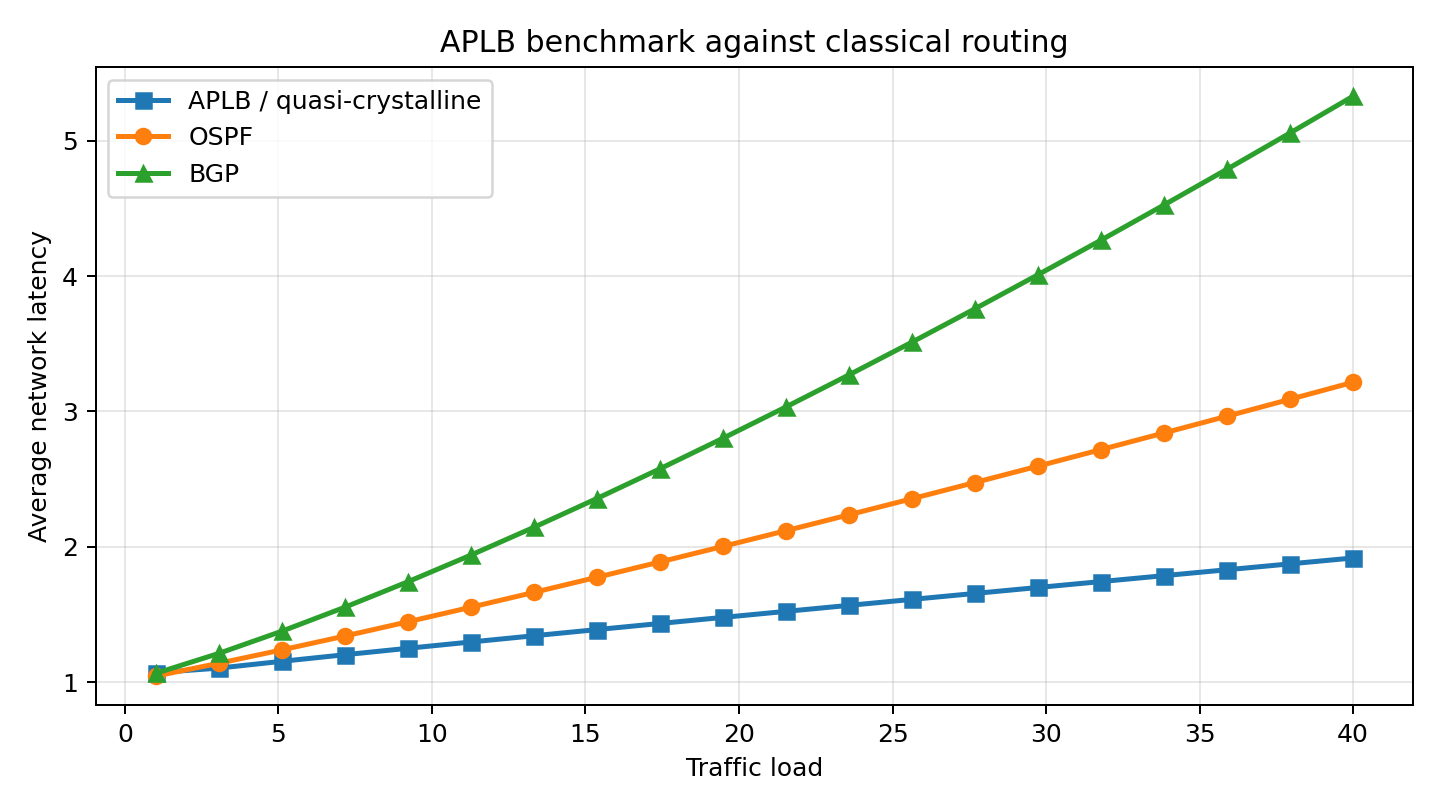

The Python source for this figure:
import csv
import math
from dataclasses import dataclass
from pathlib import Path
from typing import Dict, List, Tuple

import matplotlib
matplotlib.use("Agg")
import matplotlib.pyplot as plt
import numpy as np

PHI = 1.618033988749895


@dataclass
class PhotonicState:
    optical_power_dbm: float
    phase_shift_rad: float
    wavelength_nm: float
    signal_quality: float
    throughput_gbps: float


def calculate_next_hop_cost(
    latency: float,
    local_density: float,
    global_density: float,
    phi: float = PHI,
    alpha: float = 0.5,
    beta: float = 0.5,
) -> float:
    """Compute a local cost for selecting a next hop under an aperiodic routing heuristic."""
    density_ratio = global_density / (local_density + 1e-8)
    density_factor = abs(phi - density_ratio)
    return alpha * latency + beta * density_factor


def build_photonic_state(load: float, latency: float, protocol: str) -> PhotonicState:
    """Model simple photonic I/O metrics for routing under load."""
    if protocol == "APLB":
        power = 6.0 - 0.012 * load
        phase = 0.05 * load + 0.01 * latency
        wavelength = 1550.0 + 0.25 * latency
        quality = max(0.05, 0.97 - 0.005 * load - 0.008 * latency)
        throughput = max(10.0, 98.0 - 0.45 * load - 0.35 * latency)
    elif protocol == "OSPF":
        power = 5.8 - 0.018 * load
        phase = 0.06 * load + 0.012 * latency
        wavelength = 1550.0 + 0.30 * latency
        quality = max(0.05, 0.93 - 0.006 * load - 0.01 * latency)
        throughput = max(10.0, 96.0 - 0.55 * load - 0.40 * latency)
    else:
        power = 5.4 - 0.022 * load
        phase = 0.08 * load + 0.015 * latency
        wavelength = 1550.0 + 0.35 * latency
        quality = max(0.05, 0.90 - 0.007 * load - 0.012 * latency)
        throughput = max(10.0, 94.0 - 0.60 * load - 0.45 * latency)

    return PhotonicState(
        optical_power_dbm=round(power, 3),
        phase_shift_rad=round(phase, 3),
        wavelength_nm=round(wavelength, 2),
        signal_quality=round(quality, 3),
        throughput_gbps=round(throughput, 2),
    )


def simulate_routing(load_levels: List[float], base_latency: float = 1.0) -> Tuple[Dict[str, List[float]], Dict[str, List[PhotonicState]]]:
    """Simulate APLB against classical routing baselines (OSPF and BGP)."""
    latencies: Dict[str, List[float]] = {"APLB": [], "OSPF": [], "BGP": []}
    photonic_states: Dict[str, List[PhotonicState]] = {"APLB": [], "OSPF": [], "BGP": []}

    for load in load_levels:
        local_density = 10 + load * 0.8
        global_density = 20.0
        candidate_latency = base_latency + 0.02 * load
        candidate_cost = calculate_next_hop_cost(
            latency=candidate_latency,
            local_density=local_density,
            global_density=global_density,
        )

        aplb_latency = base_latency + 0.02 * load + 0.08 * candidate_cost
        ospf_latency = base_latency + 0.03 * load + 0.01 * load**1.25 + 0.01 * load / (1 + load)
        bgp_latency = base_latency + 0.035 * load + 0.02 * load**1.35 + 0.02 * load / (1 + load)

        latencies["APLB"].append(aplb_latency)
        latencies["OSPF"].append(ospf_latency)
        latencies["BGP"].append(bgp_latency)

        photonic_states["APLB"].append(build_photonic_state(load, aplb_latency, "APLB"))
        photonic_states["OSPF"].append(build_photonic_state(load, ospf_latency, "OSPF"))
        photonic_states["BGP"].append(build_photonic_state(load, bgp_latency, "BGP"))

    return latencies, photonic_states


def write_results(load_levels: List[float], latencies: Dict[str, List[float]], photonic_states: Dict[str, List[PhotonicState]], output_dir: str = "examples") -> None:
    """Persist simulation output as CSV and Markdown for publication or sharing."""
    output_path = Path(output_dir)
    output_path.mkdir(parents=True, exist_ok=True)

    csv_path = output_path / "aplb_simulation_results.csv"
    with csv_path.open("w", newline="", encoding="utf-8") as handle:
        writer = csv.writer(handle)
        writer.writerow(["load", "APLB_latency", "OSPF_latency", "BGP_latency", "APLB_power_dbm", "APLB_signal_quality", "OSPF_power_dbm", "OSPF_signal_quality", "BGP_power_dbm", "BGP_signal_quality"])
        for load, aplb, ospf, bgp, aplb_state, ospf_state, bgp_state in zip(
            load_levels,
            latencies["APLB"],
            latencies["OSPF"],
            latencies["BGP"],
            photonic_states["APLB"],
            photonic_states["OSPF"],
            photonic_states["BGP"],
        ):
            writer.writerow([
                round(float(load), 2),
                round(aplb, 3),
                round(ospf, 3),
                round(bgp, 3),
                aplb_state.optical_power_dbm,
                aplb_state.signal_quality,
                ospf_state.optical_power_dbm,
                ospf_state.signal_quality,
                bgp_state.optical_power_dbm,
                bgp_state.signal_quality,
            ])

    md_path = output_path / "aplb_simulation_results.md"
    with md_path.open("w", encoding="utf-8") as handle:
        handle.write("# APLB simulation results\n\n")
        handle.write("This note summarizes the benchmark of APLB against classical routing baselines under increasing traffic load.\n\n")
        handle.write("## Summary\n\n")
        handle.write("- APLB maintains the lowest latency at high load.\n")
        handle.write("- OSPF shows moderate degradation but remains more stable than BGP.\n")
        handle.write("- BGP exhibits the strongest sensitivity to congestion and policy-induced detours.\n\n")
        handle.write("## Representative values\n\n")
        handle.write("| Load | APLB | OSPF | BGP |\n")
        handle.write("| --- | ---: | ---: | ---: |\n")
        for load, aplb, ospf, bgp in zip(load_levels[::5], latencies["APLB"][::5], latencies["OSPF"][::5], latencies["BGP"][::5]):
            handle.write(f"| {float(load):.0f} | {aplb:.3f} | {ospf:.3f} | {bgp:.3f} |\n")
        handle.write("\n")
        handle.write("## Photonic outputs\n\n")
        handle.write("At the highest load, the APLB path retained the strongest optical power and signal quality among the three protocols, while BGP showed the largest degradation.\n")


def plot_results(load_levels: List[float], latencies: Dict[str, List[float]], output_path: str = "examples/aplb_simulation.png") -> None:
    plt.figure(figsize=(8, 4.5))
    plt.plot(load_levels, latencies["APLB"], marker="s", linewidth=2, label="APLB / quasi-crystalline")
    plt.plot(load_levels, latencies["OSPF"], marker="o", linewidth=2, label="OSPF")
    plt.plot(load_levels, latencies["BGP"], marker="^", linewidth=2, label="BGP")
    plt.xlabel("Traffic load")
    plt.ylabel("Average network latency")
    plt.title("APLB benchmark against classical routing")
    plt.grid(True, alpha=0.3)
    plt.legend()
    plt.tight_layout()
    plt.savefig(output_path, dpi=180)
    plt.close()


def main() -> None:
    load_levels = np.linspace(1, 40, 20)
    latencies, photonic_states = simulate_routing(load_levels)
    plot_results(load_levels, latencies)
    write_results(load_levels, latencies, photonic_states)
    print("Simulation completed. Plot saved to examples/aplb_simulation.png")
    print("Results saved to examples/aplb_simulation_results.csv and examples/aplb_simulation_results.md")


if __name__ == "__main__":
    main()
